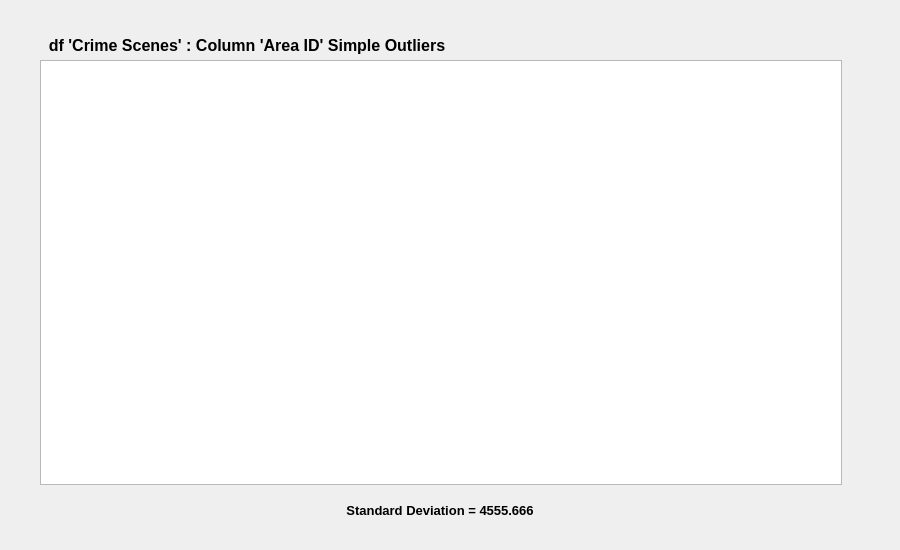
<?xml version="1.0" encoding="UTF-8"?>
<ui version="4.0">
 <class>Dialog</class>
 <widget class="QDialog" name="Dialog">
  <property name="geometry">
   <rect>
    <x>0</x>
    <y>0</y>
    <width>900</width>
    <height>550</height>
   </rect>
  </property>
  <property name="font">
   <font>
    <family>Arial</family>
    <pointsize>10</pointsize>
    <weight>75</weight>
    <bold>true</bold>
   </font>
  </property>
  <property name="windowTitle">
   <string>Dialog</string>
  </property>
  <widget class="QLabel" name="OutliersTablelabel">
   <property name="geometry">
    <rect>
     <x>40</x>
     <y>30</y>
     <width>802</width>
     <height>30</height>
    </rect>
   </property>
   <property name="font">
    <font>
     <pointsize>12</pointsize>
    </font>
   </property>
   <property name="frameShape">
    <enum>QFrame::NoFrame</enum>
   </property>
   <property name="text">
    <string>  df 'Crime Scenes' : Column 'Area ID' Simple Outliers</string>
   </property>
  </widget>
  <widget class="QTableView" name="OutliersTableView">
   <property name="geometry">
    <rect>
     <x>40</x>
     <y>60</y>
     <width>802</width>
     <height>425</height>
    </rect>
   </property>
  </widget>
  <widget class="QLabel" name="StdDevDef">
   <property name="geometry">
    <rect>
     <x>330</x>
     <y>490</y>
     <width>220</width>
     <height>40</height>
    </rect>
   </property>
   <property name="text">
    <string>Standard Deviation = 4555.666</string>
   </property>
   <property name="alignment">
    <set>Qt::AlignCenter</set>
   </property>
  </widget>
 </widget>
 <resources/>
 <connections/>
</ui>
